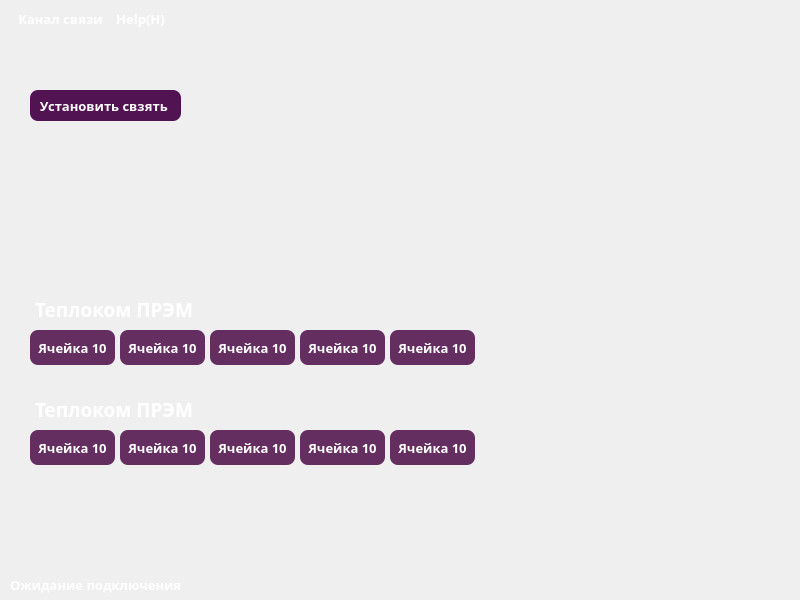
<?xml version="1.0" encoding="UTF-8"?>
<ui version="4.0">
 <class>Form</class>
 <widget class="QWidget" name="Form">
  <property name="geometry">
   <rect>
    <x>0</x>
    <y>0</y>
    <width>800</width>
    <height>600</height>
   </rect>
  </property>
  <property name="minimumSize">
   <size>
    <width>800</width>
    <height>600</height>
   </size>
  </property>
  <property name="maximumSize">
   <size>
    <width>800</width>
    <height>600</height>
   </size>
  </property>
  <property name="windowTitle">
   <string>GUIController PRO</string>
  </property>
  <property name="styleSheet">
   <string notr="true"/>
  </property>
  <widget class="QLabel" name="label">
   <property name="enabled">
    <bool>true</bool>
   </property>
   <property name="geometry">
    <rect>
     <x>35</x>
     <y>289</y>
     <width>321</width>
     <height>41</height>
    </rect>
   </property>
   <property name="font">
    <font>
     <family>Segoe UI Semibold</family>
     <pointsize>14</pointsize>
     <bold>true</bold>
    </font>
   </property>
   <property name="styleSheet">
    <string notr="true">background: transparent;
color: white;
</string>
   </property>
   <property name="text">
    <string>Теплоком ПРЭМ</string>
   </property>
  </widget>
  <widget class="QPushButton" name="pushButton">
   <property name="geometry">
    <rect>
     <x>30</x>
     <y>90</y>
     <width>151</width>
     <height>31</height>
    </rect>
   </property>
   <property name="font">
    <font>
     <family>Segoe UI Semibold</family>
     <pointsize>10</pointsize>
     <bold>true</bold>
    </font>
   </property>
   <property name="styleSheet">
    <string notr="true">QPushButton{
		border : 0px;
		background: #511352;
		color:white;
		border-radius: 8px;
		pading-down:2px;
}
QPushButton:hover{
		background-color:#390d39;
}</string>
   </property>
   <property name="text">
    <string>Установить свзять </string>
   </property>
  </widget>
  <widget class="QPushButton" name="Prem_1">
   <property name="enabled">
    <bool>false</bool>
   </property>
   <property name="geometry">
    <rect>
     <x>30</x>
     <y>330</y>
     <width>85</width>
     <height>35</height>
    </rect>
   </property>
   <property name="font">
    <font>
     <family>Segoe UI Semibold</family>
     <pointsize>10</pointsize>
     <bold>true</bold>
    </font>
   </property>
   <property name="styleSheet">
    <string notr="true">QPushButton{
		border : 0px;
		background: #642e60;
		color:white;
		border-radius: 8px;
		pading-down:2px;
}
QPushButton:hover{
		background-color:rgba(186, 186, 186, 0.15);
}</string>
   </property>
   <property name="text">
    <string>Ячейка 10</string>
   </property>
  </widget>
  <widget class="QPushButton" name="pushButton_2">
   <property name="geometry">
    <rect>
     <x>15</x>
     <y>3</y>
     <width>91</width>
     <height>31</height>
    </rect>
   </property>
   <property name="font">
    <font>
     <family>Segoe UI Semibold</family>
     <pointsize>10</pointsize>
     <bold>true</bold>
    </font>
   </property>
   <property name="styleSheet">
    <string notr="true">QPushButton{
		border : 0px;
		background: transparent;
		color:white;
		border-radius: 8px;
		pading-down:2px;
}
QPushButton:hover{
		background-color:rgba(186, 186, 186, 0.25);
}</string>
   </property>
   <property name="text">
    <string>Канал связи</string>
   </property>
  </widget>
  <widget class="QPushButton" name="AboutBtn">
   <property name="geometry">
    <rect>
     <x>110</x>
     <y>3</y>
     <width>61</width>
     <height>31</height>
    </rect>
   </property>
   <property name="font">
    <font>
     <family>Segoe UI Semibold</family>
     <pointsize>10</pointsize>
     <bold>true</bold>
    </font>
   </property>
   <property name="styleSheet">
    <string notr="true">QPushButton{
		border : 0px;
		background: transparent;
		color:white;
		border-radius: 8px;
		pading-down:2px;
}
QPushButton:hover{
		background-color:rgba(186, 186, 186, 0.25);
}</string>
   </property>
   <property name="text">
    <string>Help(H)</string>
   </property>
  </widget>
  <widget class="QPushButton" name="Prem_2">
   <property name="enabled">
    <bool>false</bool>
   </property>
   <property name="geometry">
    <rect>
     <x>120</x>
     <y>330</y>
     <width>85</width>
     <height>35</height>
    </rect>
   </property>
   <property name="font">
    <font>
     <family>Segoe UI Semibold</family>
     <pointsize>10</pointsize>
     <bold>true</bold>
    </font>
   </property>
   <property name="styleSheet">
    <string notr="true">QPushButton{
		border : 0px;
		background: #642e60;
		color:white;
		border-radius: 8px;
		pading-down:2px;
}
QPushButton:hover{
		background-color:rgba(186, 186, 186, 0.15);
}</string>
   </property>
   <property name="text">
    <string>Ячейка 10</string>
   </property>
  </widget>
  <widget class="QPushButton" name="Prem_3">
   <property name="enabled">
    <bool>false</bool>
   </property>
   <property name="geometry">
    <rect>
     <x>210</x>
     <y>330</y>
     <width>85</width>
     <height>35</height>
    </rect>
   </property>
   <property name="font">
    <font>
     <family>Segoe UI Semibold</family>
     <pointsize>10</pointsize>
     <bold>true</bold>
    </font>
   </property>
   <property name="styleSheet">
    <string notr="true">QPushButton{
		border : 0px;
		background: #642e60;
		color:white;
		border-radius: 8px;
		pading-down:2px;
}
QPushButton:hover{
		background-color:rgba(186, 186, 186, 0.15);
}</string>
   </property>
   <property name="text">
    <string>Ячейка 10</string>
   </property>
  </widget>
  <widget class="QPushButton" name="Prem_4">
   <property name="enabled">
    <bool>false</bool>
   </property>
   <property name="geometry">
    <rect>
     <x>300</x>
     <y>330</y>
     <width>85</width>
     <height>35</height>
    </rect>
   </property>
   <property name="font">
    <font>
     <family>Segoe UI Semibold</family>
     <pointsize>10</pointsize>
     <bold>true</bold>
    </font>
   </property>
   <property name="styleSheet">
    <string notr="true">QPushButton{
		border : 0px;
		background: #642e60;
		color:white;
		border-radius: 8px;
		pading-down:2px;
}
QPushButton:hover{
		background-color:rgba(186, 186, 186, 0.15);
}</string>
   </property>
   <property name="text">
    <string>Ячейка 10</string>
   </property>
  </widget>
  <widget class="QPushButton" name="Prem_5">
   <property name="enabled">
    <bool>false</bool>
   </property>
   <property name="geometry">
    <rect>
     <x>390</x>
     <y>330</y>
     <width>85</width>
     <height>35</height>
    </rect>
   </property>
   <property name="font">
    <font>
     <family>Segoe UI Semibold</family>
     <pointsize>10</pointsize>
     <bold>true</bold>
    </font>
   </property>
   <property name="styleSheet">
    <string notr="true">QPushButton{
		border : 0px;
		background: #642e60;
		color:white;
		border-radius: 8px;
		pading-down:2px;
}
QPushButton:hover{
		background-color:rgba(186, 186, 186, 0.15);
}</string>
   </property>
   <property name="text">
    <string>Ячейка 10</string>
   </property>
  </widget>
  <widget class="QLabel" name="label_4">
   <property name="geometry">
    <rect>
     <x>0</x>
     <y>37</y>
     <width>800</width>
     <height>600</height>
    </rect>
   </property>
   <property name="text">
    <string/>
   </property>
   <property name="pixmap">
    <pixmap>img/background.jpg</pixmap>
   </property>
   <property name="indent">
    <number>0</number>
   </property>
  </widget>
  <widget class="QLabel" name="label_2">
   <property name="enabled">
    <bool>true</bool>
   </property>
   <property name="geometry">
    <rect>
     <x>35</x>
     <y>389</y>
     <width>321</width>
     <height>41</height>
    </rect>
   </property>
   <property name="font">
    <font>
     <family>Segoe UI Semibold</family>
     <pointsize>14</pointsize>
     <bold>true</bold>
    </font>
   </property>
   <property name="styleSheet">
    <string notr="true">background: transparent;
color: white;
</string>
   </property>
   <property name="text">
    <string>Теплоком ПРЭМ</string>
   </property>
  </widget>
  <widget class="QPushButton" name="Prem_6">
   <property name="enabled">
    <bool>false</bool>
   </property>
   <property name="geometry">
    <rect>
     <x>120</x>
     <y>430</y>
     <width>85</width>
     <height>35</height>
    </rect>
   </property>
   <property name="font">
    <font>
     <family>Segoe UI Semibold</family>
     <pointsize>10</pointsize>
     <bold>true</bold>
    </font>
   </property>
   <property name="styleSheet">
    <string notr="true">QPushButton{
		border : 0px;
		background: #642e60;
		color:white;
		border-radius: 8px;
		pading-down:2px;
}
QPushButton:hover{
		background-color:rgba(186, 186, 186, 0.15);
}</string>
   </property>
   <property name="text">
    <string>Ячейка 10</string>
   </property>
  </widget>
  <widget class="QPushButton" name="Prem_7">
   <property name="enabled">
    <bool>false</bool>
   </property>
   <property name="geometry">
    <rect>
     <x>390</x>
     <y>430</y>
     <width>85</width>
     <height>35</height>
    </rect>
   </property>
   <property name="font">
    <font>
     <family>Segoe UI Semibold</family>
     <pointsize>10</pointsize>
     <bold>true</bold>
    </font>
   </property>
   <property name="styleSheet">
    <string notr="true">QPushButton{
		border : 0px;
		background: #642e60;
		color:white;
		border-radius: 8px;
		pading-down:2px;
}
QPushButton:hover{
		background-color:rgba(186, 186, 186, 0.15);
}</string>
   </property>
   <property name="text">
    <string>Ячейка 10</string>
   </property>
  </widget>
  <widget class="QPushButton" name="Prem_8">
   <property name="enabled">
    <bool>false</bool>
   </property>
   <property name="geometry">
    <rect>
     <x>300</x>
     <y>430</y>
     <width>85</width>
     <height>35</height>
    </rect>
   </property>
   <property name="font">
    <font>
     <family>Segoe UI Semibold</family>
     <pointsize>10</pointsize>
     <bold>true</bold>
    </font>
   </property>
   <property name="styleSheet">
    <string notr="true">QPushButton{
		border : 0px;
		background: #642e60;
		color:white;
		border-radius: 8px;
		pading-down:2px;
}
QPushButton:hover{
		background-color:rgba(186, 186, 186, 0.15);
}</string>
   </property>
   <property name="text">
    <string>Ячейка 10</string>
   </property>
  </widget>
  <widget class="QPushButton" name="Prem_9">
   <property name="enabled">
    <bool>false</bool>
   </property>
   <property name="geometry">
    <rect>
     <x>210</x>
     <y>430</y>
     <width>85</width>
     <height>35</height>
    </rect>
   </property>
   <property name="font">
    <font>
     <family>Segoe UI Semibold</family>
     <pointsize>10</pointsize>
     <bold>true</bold>
    </font>
   </property>
   <property name="styleSheet">
    <string notr="true">QPushButton{
		border : 0px;
		background: #642e60;
		color:white;
		border-radius: 8px;
		pading-down:2px;
}
QPushButton:hover{
		background-color:rgba(186, 186, 186, 0.15);
}</string>
   </property>
   <property name="text">
    <string>Ячейка 10</string>
   </property>
  </widget>
  <widget class="QPushButton" name="Prem_10">
   <property name="enabled">
    <bool>false</bool>
   </property>
   <property name="geometry">
    <rect>
     <x>30</x>
     <y>430</y>
     <width>85</width>
     <height>35</height>
    </rect>
   </property>
   <property name="font">
    <font>
     <family>Segoe UI Semibold</family>
     <pointsize>10</pointsize>
     <bold>true</bold>
    </font>
   </property>
   <property name="styleSheet">
    <string notr="true">QPushButton{
		border : 0px;
		background: #642e60;
		color:white;
		border-radius: 8px;
		pading-down:2px;
}
QPushButton:hover{
		background-color:rgba(186, 186, 186, 0.15);
}</string>
   </property>
   <property name="text">
    <string>Ячейка 10</string>
   </property>
  </widget>
  <widget class="QLabel" name="label_3">
   <property name="enabled">
    <bool>true</bool>
   </property>
   <property name="geometry">
    <rect>
     <x>10</x>
     <y>564</y>
     <width>721</width>
     <height>41</height>
    </rect>
   </property>
   <property name="font">
    <font>
     <family>Segoe UI Semibold</family>
     <pointsize>10</pointsize>
     <bold>true</bold>
    </font>
   </property>
   <property name="styleSheet">
    <string notr="true">background: transparent;
color: white;
</string>
   </property>
   <property name="text">
    <string>Ожидание подключения</string>
   </property>
  </widget>
  <widget class="QLabel" name="label_5">
   <property name="geometry">
    <rect>
     <x>760</x>
     <y>580</y>
     <width>16</width>
     <height>16</height>
    </rect>
   </property>
   <property name="styleSheet">
    <string notr="true">background: transparent;</string>
   </property>
   <property name="text">
    <string/>
   </property>
   <property name="pixmap">
    <pixmap>img/wait.png</pixmap>
   </property>
  </widget>
  <widget class="QLabel" name="label_6">
   <property name="geometry">
    <rect>
     <x>780</x>
     <y>580</y>
     <width>16</width>
     <height>16</height>
    </rect>
   </property>
   <property name="styleSheet">
    <string notr="true">background: transparent;</string>
   </property>
   <property name="text">
    <string/>
   </property>
   <property name="pixmap">
    <pixmap>img/wait.png</pixmap>
   </property>
  </widget>
  <zorder>label_4</zorder>
  <zorder>label</zorder>
  <zorder>pushButton</zorder>
  <zorder>Prem_1</zorder>
  <zorder>pushButton_2</zorder>
  <zorder>AboutBtn</zorder>
  <zorder>Prem_2</zorder>
  <zorder>Prem_3</zorder>
  <zorder>Prem_4</zorder>
  <zorder>Prem_5</zorder>
  <zorder>label_2</zorder>
  <zorder>Prem_6</zorder>
  <zorder>Prem_7</zorder>
  <zorder>Prem_8</zorder>
  <zorder>Prem_9</zorder>
  <zorder>Prem_10</zorder>
  <zorder>label_3</zorder>
  <zorder>label_5</zorder>
  <zorder>label_6</zorder>
 </widget>
 <resources/>
 <connections/>
</ui>
